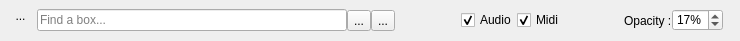
<?xml version="1.0" encoding="UTF-8"?>
<ui version="4.0">
 <class>Frame</class>
 <widget class="QFrame" name="Frame">
  <property name="geometry">
   <rect>
    <x>0</x>
    <y>0</y>
    <width>740</width>
    <height>41</height>
   </rect>
  </property>
  <property name="windowTitle">
   <string>Frame</string>
  </property>
  <property name="styleSheet">
   <string notr="true">QFrame{border:none}</string>
  </property>
  <layout class="QHBoxLayout" name="horizontalLayout">
   <property name="spacing">
    <number>0</number>
   </property>
   <property name="topMargin">
    <number>2</number>
   </property>
   <property name="bottomMargin">
    <number>2</number>
   </property>
   <item>
    <layout class="QVBoxLayout" name="verticalLayout_2">
     <item>
      <widget class="QToolButton" name="toolButtonCloseFilterBar">
       <property name="toolTip">
        <string>Hide filter bar</string>
       </property>
       <property name="styleSheet">
        <string notr="true">QToolButton{border:none}</string>
       </property>
       <property name="text">
        <string>...</string>
       </property>
       <property name="icon">
        <iconset theme="window-close">
         <normaloff>.</normaloff>.</iconset>
       </property>
      </widget>
     </item>
     <item>
      <spacer name="verticalSpacer_2">
       <property name="orientation">
        <enum>Qt::Vertical</enum>
       </property>
       <property name="sizeType">
        <enum>QSizePolicy::Minimum</enum>
       </property>
       <property name="sizeHint" stdset="0">
        <size>
         <width>20</width>
         <height>10</height>
        </size>
       </property>
      </spacer>
     </item>
    </layout>
   </item>
   <item>
    <spacer name="horizontalSpacer">
     <property name="orientation">
      <enum>Qt::Horizontal</enum>
     </property>
     <property name="sizeType">
      <enum>QSizePolicy::Fixed</enum>
     </property>
     <property name="sizeHint" stdset="0">
      <size>
       <width>6</width>
       <height>20</height>
      </size>
     </property>
    </spacer>
   </item>
   <item>
    <widget class="FilterBar" name="lineEditGroupFilter">
     <property name="placeholderText">
      <string>Find a box...</string>
     </property>
     <property name="clearButtonEnabled">
      <bool>true</bool>
     </property>
    </widget>
   </item>
   <item>
    <widget class="QToolButton" name="toolButtonUp">
     <property name="styleSheet">
      <string notr="true"/>
     </property>
     <property name="text">
      <string>...</string>
     </property>
     <property name="icon">
      <iconset theme="arrow-up">
       <normaloff>.</normaloff>.</iconset>
     </property>
    </widget>
   </item>
   <item>
    <widget class="QToolButton" name="toolButtonDown">
     <property name="styleSheet">
      <string notr="true"/>
     </property>
     <property name="text">
      <string>...</string>
     </property>
     <property name="icon">
      <iconset theme="arrow-down">
       <normaloff>.</normaloff>.</iconset>
     </property>
    </widget>
   </item>
   <item>
    <spacer name="horizontalSpacer_4">
     <property name="orientation">
      <enum>Qt::Horizontal</enum>
     </property>
     <property name="sizeType">
      <enum>QSizePolicy::Fixed</enum>
     </property>
     <property name="sizeHint" stdset="0">
      <size>
       <width>6</width>
       <height>20</height>
      </size>
     </property>
    </spacer>
   </item>
   <item>
    <widget class="QLabel" name="labelBoxes">
     <property name="minimumSize">
      <size>
       <width>60</width>
       <height>0</height>
      </size>
     </property>
     <property name="text">
      <string/>
     </property>
    </widget>
   </item>
   <item>
    <widget class="QCheckBox" name="checkBoxAudioFilter">
     <property name="text">
      <string>Audio</string>
     </property>
     <property name="checked">
      <bool>true</bool>
     </property>
    </widget>
   </item>
   <item>
    <widget class="QCheckBox" name="checkBoxMidiFilter">
     <property name="text">
      <string>Midi</string>
     </property>
     <property name="checked">
      <bool>true</bool>
     </property>
    </widget>
   </item>
   <item>
    <spacer name="horizontalSpacer_7">
     <property name="orientation">
      <enum>Qt::Horizontal</enum>
     </property>
     <property name="sizeType">
      <enum>QSizePolicy::Fixed</enum>
     </property>
     <property name="sizeHint" stdset="0">
      <size>
       <width>60</width>
       <height>20</height>
      </size>
     </property>
    </spacer>
   </item>
   <item>
    <widget class="QLabel" name="label">
     <property name="toolTip">
      <string>adjust the opacity of boxes not matching with the filter</string>
     </property>
     <property name="text">
      <string>Opacity :</string>
     </property>
    </widget>
   </item>
   <item>
    <widget class="QSpinBox" name="spinBoxOpacity">
     <property name="toolTip">
      <string>adjust the opacity of boxes not matching with the filter</string>
     </property>
     <property name="suffix">
      <string>%</string>
     </property>
     <property name="minimum">
      <number>2</number>
     </property>
     <property name="maximum">
      <number>70</number>
     </property>
     <property name="value">
      <number>17</number>
     </property>
    </widget>
   </item>
   <item>
    <spacer name="horizontalSpacer_3">
     <property name="orientation">
      <enum>Qt::Horizontal</enum>
     </property>
     <property name="sizeType">
      <enum>QSizePolicy::Fixed</enum>
     </property>
     <property name="sizeHint" stdset="0">
      <size>
       <width>6</width>
       <height>20</height>
      </size>
     </property>
    </spacer>
   </item>
  </layout>
 </widget>
 <customwidgets>
  <customwidget>
   <class>FilterBar</class>
   <extends>QLineEdit</extends>
   <header>..surclassed_widgets</header>
  </customwidget>
 </customwidgets>
 <resources/>
 <connections/>
</ui>
